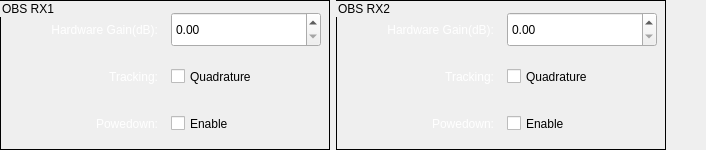
                  <widget class="QFrame" name="frame_3">
                   <property name="sizePolicy">
                    <sizepolicy hsizetype="Expanding" vsizetype="Expanding">
                     <horstretch>0</horstretch>
                     <verstretch>0</verstretch>
                    </sizepolicy>
                   </property>
                   <property name="minimumSize">
                    <size>
                     <width>0</width>
                     <height>0</height>
                    </size>
                   </property>
                   <property name="maximumSize">
                    <size>
                     <width>16777215</width>
                     <height>150</height>
                    </size>
                   </property>
                   <layout class="QHBoxLayout" name="horizontalLayout_25">
                    <property name="leftMargin">
                     <number>0</number>
                    </property>
                    <property name="topMargin">
                     <number>0</number>
                    </property>
                    <property name="rightMargin">
                     <number>0</number>
                    </property>
                    <property name="bottomMargin">
                     <number>0</number>
                    </property>
                    <item>
                     <widget class="QGroupBox" name="groupBox_9">
                      <property name="sizePolicy">
                       <sizepolicy hsizetype="Expanding" vsizetype="Expanding">
                        <horstretch>0</horstretch>
                        <verstretch>0</verstretch>
                       </sizepolicy>
                      </property>
                      <property name="minimumSize">
                       <size>
                        <width>330</width>
                        <height>150</height>
                       </size>
                      </property>
                      <property name="maximumSize">
                       <size>
                        <width>330</width>
                        <height>150</height>
                       </size>
                      </property>
                      <property name="styleSheet">
                       <string notr="true">QGroupBox{
border:1px solid black;
}</string>
                      </property>
                      <property name="title">
                       <string>OBS RX1</string>
                      </property>
                      <layout class="QVBoxLayout" name="verticalLayout_16">
                       <property name="leftMargin">
                        <number>0</number>
                       </property>
                       <property name="topMargin">
                        <number>5</number>
                       </property>
                       <property name="rightMargin">
                        <number>0</number>
                       </property>
                       <property name="bottomMargin">
                        <number>0</number>
                       </property>
                       <item>
                        <layout class="QHBoxLayout" name="horizontalLayout_23">
                         <item>
                          <widget class="QLabel" name="label_40">
                           <property name="sizePolicy">
                            <sizepolicy hsizetype="Expanding" vsizetype="Expanding">
                             <horstretch>0</horstretch>
                             <verstretch>0</verstretch>
                            </sizepolicy>
                           </property>
                           <property name="minimumSize">
                            <size>
                             <width>150</width>
                             <height>0</height>
                            </size>
                           </property>
                           <property name="maximumSize">
                            <size>
                             <width>150</width>
                             <height>35</height>
                            </size>
                           </property>
                           <property name="styleSheet">
                            <string notr="true">QLabel{
color:rgb(255, 255, 255);
}</string>
                           </property>
                           <property name="text">
                            <string>Hardware Gain(dB):</string>
                           </property>
                           <property name="alignment">
                            <set>Qt::AlignRight|Qt::AlignTrailing|Qt::AlignVCenter</set>
                           </property>
                          </widget>
                         </item>
                         <item>
                          <widget class="QDoubleSpinBox" name="hardware_gain_obs1">
                           <property name="sizePolicy">
                            <sizepolicy hsizetype="Expanding" vsizetype="Expanding">
                             <horstretch>0</horstretch>
                             <verstretch>0</verstretch>
                            </sizepolicy>
                           </property>
                           <property name="minimumSize">
                            <size>
                             <width>150</width>
                             <height>0</height>
                            </size>
                           </property>
                           <property name="maximumSize">
                            <size>
                             <width>150</width>
                             <height>35</height>
                            </size>
                           </property>
                           <property name="maximum">
                            <double>52.000000000000000</double>
                           </property>
                          </widget>
                         </item>
                        </layout>
                       </item>
                       <item>
                        <layout class="QHBoxLayout" name="horizontalLayout_27">
                         <item>
                          <widget class="QLabel" name="label_46">
                           <property name="sizePolicy">
                            <sizepolicy hsizetype="Expanding" vsizetype="Expanding">
                             <horstretch>0</horstretch>
                             <verstretch>0</verstretch>
                            </sizepolicy>
                           </property>
                           <property name="minimumSize">
                            <size>
                             <width>150</width>
                             <height>0</height>
                            </size>
                           </property>
                           <property name="maximumSize">
                            <size>
                             <width>150</width>
                             <height>35</height>
                            </size>
                           </property>
                           <property name="styleSheet">
                            <string notr="true">QLabel{
color:rgb(255, 255, 255);
}</string>
                           </property>
                           <property name="text">
                            <string>Tracking:</string>
                           </property>
                           <property name="alignment">
                            <set>Qt::AlignRight|Qt::AlignTrailing|Qt::AlignVCenter</set>
                           </property>
                          </widget>
                         </item>
                         <item>
                          <widget class="QCheckBox" name="obs1_quadrature_tracking_en">
                           <property name="sizePolicy">
                            <sizepolicy hsizetype="Expanding" vsizetype="Expanding">
                             <horstretch>0</horstretch>
                             <verstretch>0</verstretch>
                            </sizepolicy>
                           </property>
                           <property name="minimumSize">
                            <size>
                             <width>150</width>
                             <height>0</height>
                            </size>
                           </property>
                           <property name="maximumSize">
                            <size>
                             <width>150</width>
                             <height>35</height>
                            </size>
                           </property>
                           <property name="text">
                            <string>Quadrature</string>
                           </property>
                          </widget>
                         </item>
                        </layout>
                       </item>
                       <item>
                        <layout class="QHBoxLayout" name="horizontalLayout_39">
                         <item>
                          <widget class="QLabel" name="label_49">
                           <property name="sizePolicy">
                            <sizepolicy hsizetype="Expanding" vsizetype="Expanding">
                             <horstretch>0</horstretch>
                             <verstretch>0</verstretch>
                            </sizepolicy>
                           </property>
                           <property name="minimumSize">
                            <size>
                             <width>150</width>
                             <height>0</height>
                            </size>
                           </property>
                           <property name="maximumSize">
                            <size>
                             <width>150</width>
                             <height>35</height>
                            </size>
                           </property>
                           <property name="styleSheet">
                            <string notr="true">QLabel{
color:rgb(255, 255, 255);
}</string>
                           </property>
                           <property name="text">
                            <string>Powedown:</string>
                           </property>
                           <property name="alignment">
                            <set>Qt::AlignRight|Qt::AlignTrailing|Qt::AlignVCenter</set>
                           </property>
                          </widget>
                         </item>
                         <item>
                          <widget class="QCheckBox" name="obs1_powerdown_en">
                           <property name="sizePolicy">
                            <sizepolicy hsizetype="Expanding" vsizetype="Expanding">
                             <horstretch>0</horstretch>
                             <verstretch>0</verstretch>
                            </sizepolicy>
                           </property>
                           <property name="minimumSize">
                            <size>
                             <width>150</width>
                             <height>0</height>
                            </size>
                           </property>
                           <property name="maximumSize">
                            <size>
                             <width>150</width>
                             <height>35</height>
                            </size>
                           </property>
                           <property name="text">
                            <string>Enable</string>
                           </property>
                           <property name="checked">
                            <bool>false</bool>
                           </property>
                          </widget>
                         </item>
                        </layout>
                       </item>
                      </layout>
                     </widget>
                    </item>
                    <item>
                     <widget class="QGroupBox" name="groupBox_10">
                      <property name="sizePolicy">
                       <sizepolicy hsizetype="Expanding" vsizetype="Expanding">
                        <horstretch>0</horstretch>
                        <verstretch>0</verstretch>
                       </sizepolicy>
                      </property>
                      <property name="minimumSize">
                       <size>
                        <width>330</width>
                        <height>150</height>
                       </size>
                      </property>
                      <property name="maximumSize">
                       <size>
                        <width>330</width>
                        <height>150</height>
                       </size>
                      </property>
                      <property name="styleSheet">
                       <string notr="true">QGroupBox{
border:1px solid black;
}</string>
                      </property>
                      <property name="title">
                       <string>OBS RX2</string>
                      </property>
                      <layout class="QVBoxLayout" name="verticalLayout_21">
                       <property name="leftMargin">
                        <number>0</number>
                       </property>
                       <property name="topMargin">
                        <number>5</number>
                       </property>
                       <property name="rightMargin">
                        <number>0</number>
                       </property>
                       <property name="bottomMargin">
                        <number>0</number>
                       </property>
                       <item>
                        <layout class="QHBoxLayout" name="horizontalLayout_24">
                         <item>
                          <widget class="QLabel" name="label_41">
                           <property name="sizePolicy">
                            <sizepolicy hsizetype="Expanding" vsizetype="Expanding">
                             <horstretch>0</horstretch>
                             <verstretch>0</verstretch>
                            </sizepolicy>
                           </property>
                           <property name="minimumSize">
                            <size>
                             <width>150</width>
                             <height>0</height>
                            </size>
                           </property>
                           <property name="maximumSize">
                            <size>
                             <width>150</width>
                             <height>35</height>
                            </size>
                           </property>
                           <property name="styleSheet">
                            <string notr="true">QLabel{
color:rgb(255, 255, 255);
}</string>
                           </property>
                           <property name="text">
                            <string>Hardware Gain(dB):</string>
                           </property>
                           <property name="alignment">
                            <set>Qt::AlignRight|Qt::AlignTrailing|Qt::AlignVCenter</set>
                           </property>
                          </widget>
                         </item>
                         <item>
                          <widget class="QDoubleSpinBox" name="hardware_gain_obs2">
                           <property name="sizePolicy">
                            <sizepolicy hsizetype="Expanding" vsizetype="Expanding">
                             <horstretch>0</horstretch>
                             <verstretch>0</verstretch>
                            </sizepolicy>
                           </property>
                           <property name="minimumSize">
                            <size>
                             <width>150</width>
                             <height>0</height>
                            </size>
                           </property>
                           <property name="maximumSize">
                            <size>
                             <width>150</width>
                             <height>35</height>
                            </size>
                           </property>
                           <property name="maximum">
                            <double>52.000000000000000</double>
                           </property>
                          </widget>
                         </item>
                        </layout>
                       </item>
                       <item>
                        <layout class="QHBoxLayout" name="horizontalLayout_30">
                         <item>
                          <widget class="QLabel" name="label_50">
                           <property name="sizePolicy">
                            <sizepolicy hsizetype="Expanding" vsizetype="Expanding">
                             <horstretch>0</horstretch>
                             <verstretch>0</verstretch>
                            </sizepolicy>
                           </property>
                           <property name="minimumSize">
                            <size>
                             <width>150</width>
                             <height>0</height>
                            </size>
                           </property>
                           <property name="maximumSize">
                            <size>
                             <width>150</width>
                             <height>35</height>
                            </size>
                           </property>
                           <property name="styleSheet">
                            <string notr="true">QLabel{
color:rgb(255, 255, 255);
}</string>
                           </property>
                           <property name="text">
                            <string>Tracking:</string>
                           </property>
                           <property name="alignment">
                            <set>Qt::AlignRight|Qt::AlignTrailing|Qt::AlignVCenter</set>
                           </property>
                          </widget>
                         </item>
                         <item>
                          <widget class="QCheckBox" name="obs2_quadrature_tracking_en">
                           <property name="sizePolicy">
                            <sizepolicy hsizetype="Expanding" vsizetype="Expanding">
                             <horstretch>0</horstretch>
                             <verstretch>0</verstretch>
                            </sizepolicy>
                           </property>
                           <property name="minimumSize">
                            <size>
                             <width>150</width>
                             <height>0</height>
                            </size>
                           </property>
                           <property name="maximumSize">
                            <size>
                             <width>150</width>
                             <height>35</height>
                            </size>
                           </property>
                           <property name="text">
                            <string>Quadrature</string>
                           </property>
                          </widget>
                         </item>
                        </layout>
                       </item>
                       <item>
                        <layout class="QHBoxLayout" name="horizontalLayout_58">
                         <item>
                          <widget class="QLabel" name="label_51">
                           <property name="sizePolicy">
                            <sizepolicy hsizetype="Expanding" vsizetype="Expanding">
                             <horstretch>0</horstretch>
                             <verstretch>0</verstretch>
                            </sizepolicy>
                           </property>
                           <property name="minimumSize">
                            <size>
                             <width>150</width>
                             <height>0</height>
                            </size>
                           </property>
                           <property name="maximumSize">
                            <size>
                             <width>150</width>
                             <height>35</height>
                            </size>
                           </property>
                           <property name="styleSheet">
                            <string notr="true">QLabel{
color:rgb(255, 255, 255);
}</string>
                           </property>
                           <property name="text">
                            <string>Powedown:</string>
                           </property>
                           <property name="alignment">
                            <set>Qt::AlignRight|Qt::AlignTrailing|Qt::AlignVCenter</set>
                           </property>
                          </widget>
                         </item>
                         <item>
                          <widget class="QCheckBox" name="obs2_powerdown_en">
                           <property name="sizePolicy">
                            <sizepolicy hsizetype="Expanding" vsizetype="Expanding">
                             <horstretch>0</horstretch>
                             <verstretch>0</verstretch>
                            </sizepolicy>
                           </property>
                           <property name="minimumSize">
                            <size>
                             <width>150</width>
                             <height>0</height>
                            </size>
                           </property>
                           <property name="maximumSize">
                            <size>
                             <width>150</width>
                             <height>35</height>
                            </size>
                           </property>
                           <property name="text">
                            <string>Enable</string>
                           </property>
                          </widget>
                         </item>
                        </layout>
                       </item>
                      </layout>
                     </widget>
                    </item>
                    <item>
                     <spacer name="horizontalSpacer_21">
                      <property name="orientation">
                       <enum>Qt::Horizontal</enum>
                      </property>
                      <property name="sizeHint" stdset="0">
                       <size>
                        <width>40</width>
                        <height>20</height>
                       </size>
                      </property>
                     </spacer>
                    </item>
                   </layout>
                  </widget>
